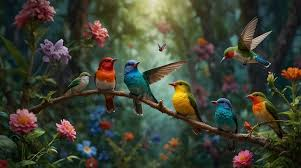
#> input picture img_1.png, 301 x 168 px
$ python myCV02.py
#> lines starting #> are read from the running program, lines starting #| are printed output that depends on the picture
import cv2
import numpy as np


img=cv2.imread("img_1.png")
#> img is the input picture: shape (168, 301, 3); mean B, G, R 51.8, 66.2, 61.7
gray=cv2.cvtColor(img,cv2.COLOR_BGR2HSV)
#> gray: shape (168, 301, 3); mean H, S, V 59.9, 104.6, 73.8
gray_bgr=cv2.cvtColor(gray,cv2.COLOR_HSV2BGR)

resize01=cv2.resize(gray,(400,400))
#> resize01: shape (400, 400, 3); mean H, S, V 59.8, 104.5, 73.7
resize02=cv2.resize(gray_bgr,(400,400))
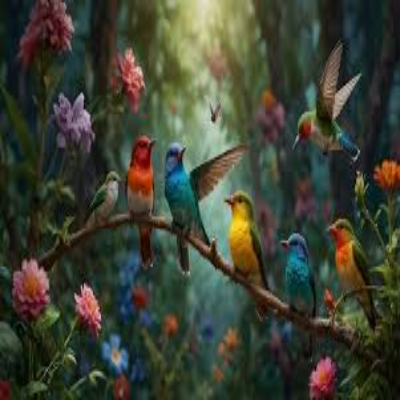
#> resize02: shape (400, 400, 3); mean B, G, R 51.3, 65.9, 61.2

combines=np.hstack((resize01,resize02))
#> combines: shape (400, 800, 3); mean H, S, V 55.6, 85.2, 67.4
combine=np.vstack((resize01,resize02))
#> combine: shape (800, 400, 3); mean H, S, V 55.6, 85.2, 67.4
cv2.line(combine, (50, 50), (450, 50), (0, 255, 0), 3)
#> combine: shape (800, 400, 3); mean H, S, V 55.3, 86.1, 67
cv2.circle(combines , (250, 250), 80, (0, 0, 255), -1)
#> combines: shape (400, 800, 3); mean H, S, V 51.6, 78.6, 77.8

cv2.imshow("myimage",combine)
cv2.imshow("image",combines)
cv2.waitKey(0)
cv2.destroyAllWindows()

$ run again, with img_2.png copied over img_1.png
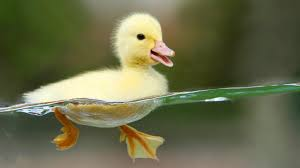
#> input picture img_2.png, 300 x 168 px
#> img is the input picture: shape (168, 300, 3); mean B, G, R 74.5, 107.8, 105.7
#> gray: shape (168, 300, 3); mean H, S, V 34, 95.2, 111.7
#> resize01: shape (400, 400, 3); mean H, S, V 34, 95.1, 111.6
#> `resize02=cv2.resize(gray_bgr,(400,400))`:
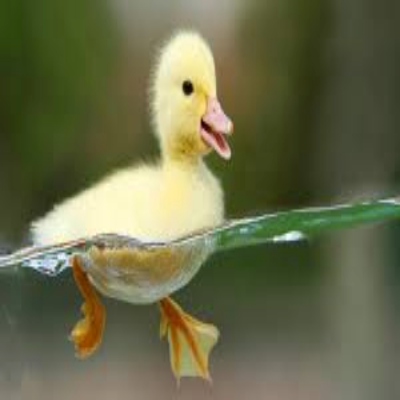
#> resize02: shape (400, 400, 3); mean B, G, R 74, 107.5, 105.3

$ run again, with img.png copied over img_1.png
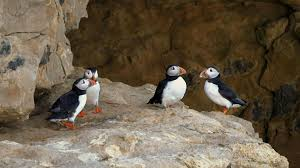
#> input picture img.png, 300 x 168 px
#> img is the input picture: shape (168, 300, 3); mean B, G, R 75, 93.9, 107
#> gray: shape (168, 300, 3); mean H, S, V 22.1, 104.7, 107.4
#> resize01: shape (400, 400, 3); mean H, S, V 22, 104.6, 107.2
#> `resize02=cv2.resize(gray_bgr,(400,400))`:
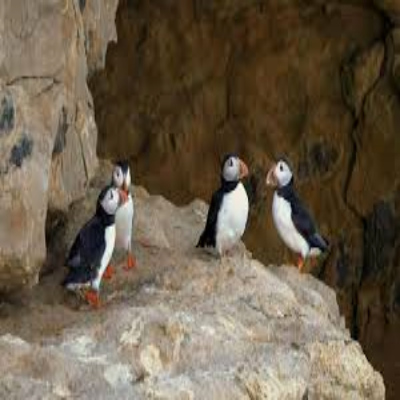
#> resize02: shape (400, 400, 3); mean B, G, R 74.4, 93.4, 106.8
